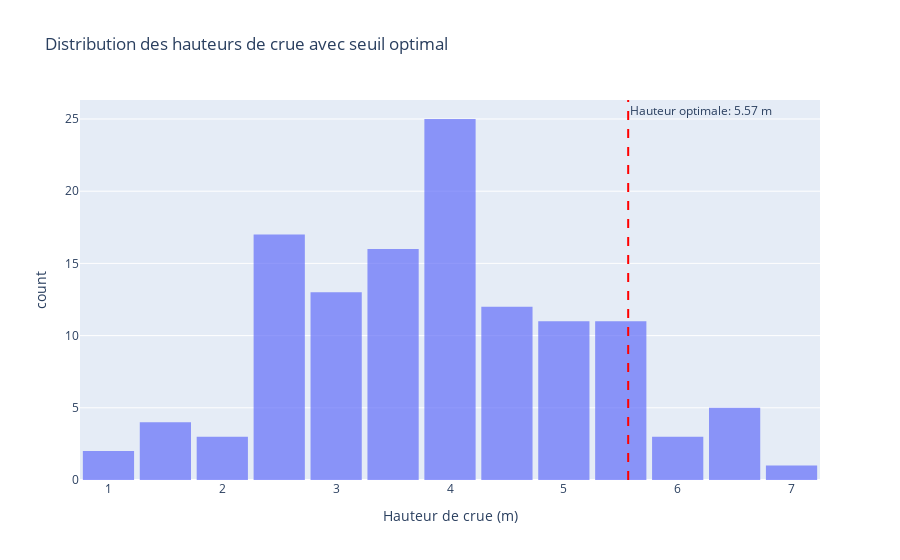

Here is the notebook cell this chart was saved with:
### Code cell
#---seuil optimal---
visualize_distribution_with_threshold(df, h_optimal)

### Figure 1 — Plotly figure (JSON) as saved in the notebook; plotly's stock layout.template omitted (floating-point values rounded to 4 significant figures)
{"data": [{"bingroup": "x", "hovertemplate": "Hauteur de crue (m)=%{x}<br>count=%{y}<extra></extra>", "legendgroup": "", "marker": {"color": "#636efa", "opacity": 0.7, "pattern": {"shape": ""}}, "name": "", "nbinsx": 20, "orientation": "v", "showlegend": false, "type": "histogram", "x": [4.0, 4.5, 4.3, 1.7, 3.4, 3.4, 4.1, 4.1, 5.3, 4.1, 3.9, 3.8, 5.4, 1.7, 3.7, 4.9, 3.3, 6.3, 4.0, 5.5, 4.0, 5.8, 4.1, 3.4, 4.7, 6.2, 5.7, 5.2, 2.6, 5.6, 5.5, 4.8, 3.9, 6.7, 5.3, 4.2, 2.6, 4.2, 3.3, 3.8, 3.5, 4.7, 2.5, 4.3, 4.1, 3.9, 4.1, 3.6, 4.1, 2.1, 4.1, 3.3, 3.1, 3.6, 3.2, 2.5, 6.7, 2.5, 2.3, 2.1, 4.7, 5.1, 6.4, 4.9, 3.4, 4.8, 4.4, 5.6, 2.9, 3.3, 3.2, 3.7, 5.3, 4.5, 4.0, 4.8, 4.6, 1.0, 3.1, 2.4, 2.8, 2.7, 4.5, 3.2, 3.7, 2.5, 2.6, 1.8, 1.4, 5.4, 6.6, 4.0, 2.7, 4.9, 5.3, 5.1, 3.8, 5.9, 3.1, 3.4, 4.1, 2.5, 2.5, 4.8, 3.1, 2.4, 3.9, 2.5, 4.5, 4.2, 1.5, 1.0, 4.0, 3.1, 3.0, 3.0, 5.1, 4.5, 3.1, 7.2, 3.5, 2.5, 2.5], "xaxis": "x", "yaxis": "y"}], "layout": {"annotations": [{"showarrow": false, "text": "Hauteur optimale: 5.57 m", "x": 5.565, "xanchor": "left", "xref": "x", "y": 1, "yanchor": "top", "yref": "y domain"}], "bargap": 0.1, "barmode": "relative", "legend": {"tracegroupgap": 0}, "shapes": [{"line": {"color": "red", "dash": "dash"}, "type": "line", "x0": 5.565, "x1": 5.565, "xref": "x", "y0": 0, "y1": 1, "yref": "y domain"}], "title": {"text": "Distribution des hauteurs de crue avec seuil optimal"}, "xaxis": {"anchor": "y", "domain": [0, 1], "title": {"text": "Hauteur de crue (m)"}}, "yaxis": {"anchor": "x", "domain": [0, 1], "title": {"text": "count"}}}}
